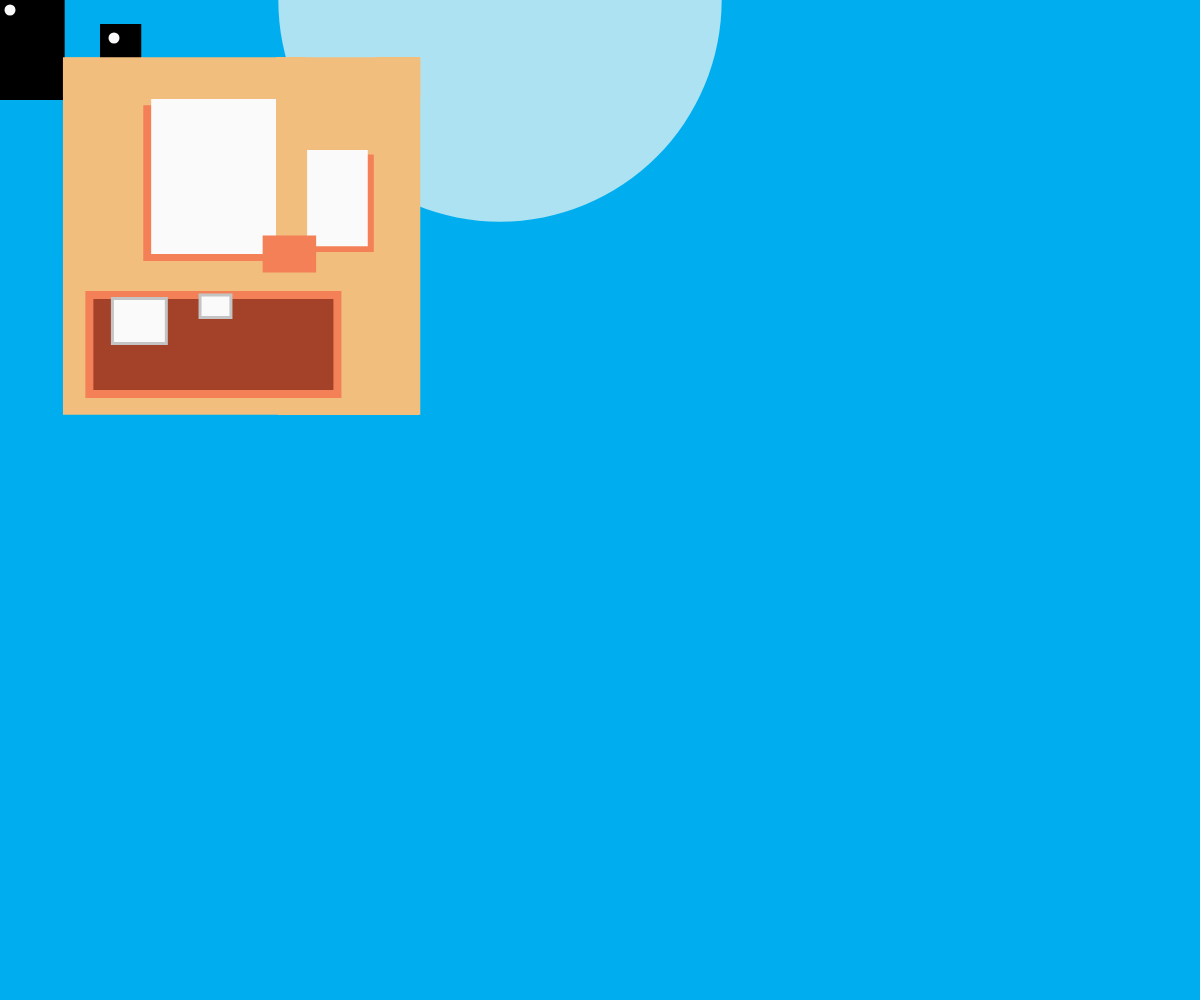
Frame 1 (no input)
Frame 60 (no input): identical to frame 1, image omitted
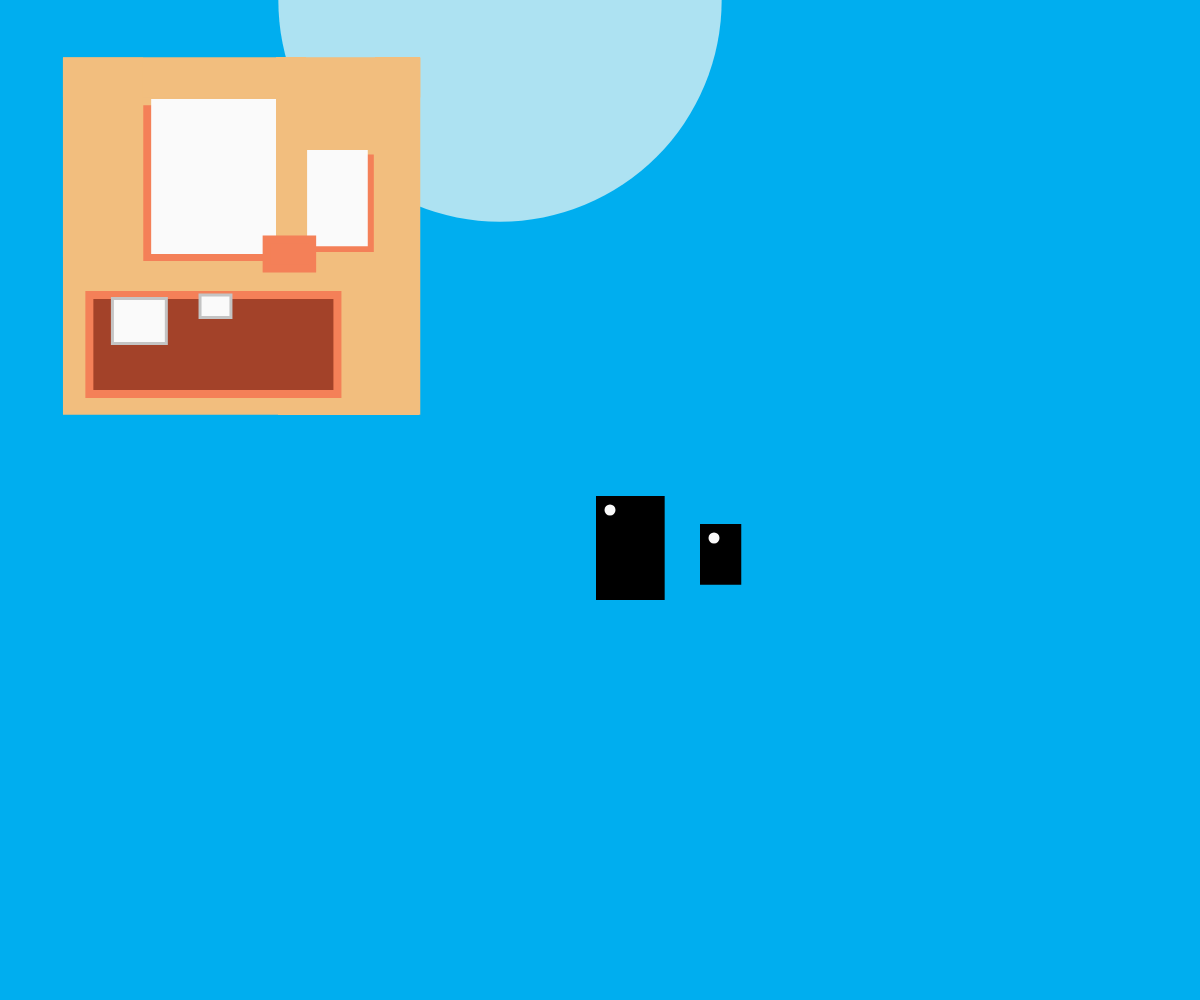
Frame 120 (the mouse pressed at the canvas centre since frame 60)

The p5.js sketch that drew these frames (run headless with seeded random() and noise() and a simulated clock; from frame 60 on, the mouse is pressed at the canvas centre):

// p5.js sketch
// ── sketch.js

function setup() {
  createCanvas(windowWidth, windowHeight);
}
var mouseX=0
var mouseY=0
var mouseXX= 0 +91.199
var mouseYY= 0
function draw() {
//background
  background(0, 174, 239);
  
//circle
  noStroke();
  fill(173, 226, 242);
  circle(500, 0, 443.35);
  
//face
  noStroke();
  fill(242, 190, 126);
  rect(62.966, 57.386, 357.303, 357.303);
  
  //skin behind eyes
    stroke(244, 128, 88);
    strokeWeight(8);
    fill(244, 128, 88);
    rect(147.281, 109.136, 121.021, 147.879);
  
  //small skin behind eyes
    stroke(244, 128, 88);
    strokeWeight(8);
    fill(244, 128, 88);
    rect(314.055, 158.487, 55.769, 89.629);
  
  //big eye
    noStroke();
    fill(250,250,250);
    rect(151.169, 98.959, 125.281, 155.056);
  
  //small eye
    noStroke();
    fill(250,250,250);
    rect(307.094, 150.082, 60.674, 96.067);
  
  //pupil
    stroke(0,0,0);
    strokeWeight(8);
    fill(0,0,0);
    rect(mouseX, mouseY, 60.674, 96.067);
    
  //small pupil
    stroke(0,0,0);
    strokeWeight(8)
    fill(0,0,0);
    rect(mouseX +104,mouseY +28, 33.258, 52.659);
  
  //shine in eyes
    noStroke();
    fill(250,250,250);
    circle(mouseX+ 10, mouseY+10, 11);
  
  //small eye shine
    noStroke();
    fill(250,250,250);
    circle(mouseX +114,mouseY +38, 11);
  

  
  //boxs around face
    noStroke();
    fill(242, 190, 126);
    rect(62.966, 57.386, 357.303, 40);
  
    noStroke();
    fill(242, 190, 126);
    rect(62.966, 57.386, 80, 200);
  
    noStroke();
    fill(242, 190,126);
    rect(300,90, 100, 60);
  
    noStroke();
    fill(242, 190,126);
    rect(63, 150, 80, 120);
  
    noStroke();
    fill(242, 190,126);
    rect(276, 57, 30, 183);
  
    noStroke();
    fill(242, 190,126);
    rect(63,265, 290, 52);
  
    noStroke();
    fill(242, 190,126);  
    rect(278, 255, 141, 160);
  
    noStroke();
    fill(242, 190,126);    
    rect(375, 57, 45, 227);
  
    noStroke();
    fill(242, 190,126);    
    rect(63, 277, 292, 137);
  
  //nose
    stroke(244, 128, 88);
    strokeWeight(8);
    fill(244, 128, 88);
    rect(266.644, 239.408, 45.506, 29.213);
  
  //mouth
  stroke(244, 128, 88);
  strokeWeight(8);
  fill(163, 66, 41);
  rect(89.371, 295.026, 248.06, 98.876);

  //big tooth
    stroke(196, 196, 196);
    strokeWeight(3);
    fill(250, 250, 250);
    rect(112.404, 298.521, 53.933, 44.944);
  
  //small tooth
    stroke(196, 196, 196);
    strokeWeight(3);
    fill(250, 250, 250);
    rect(200.045, 295.026, 30.899, 22.472);
  
}
